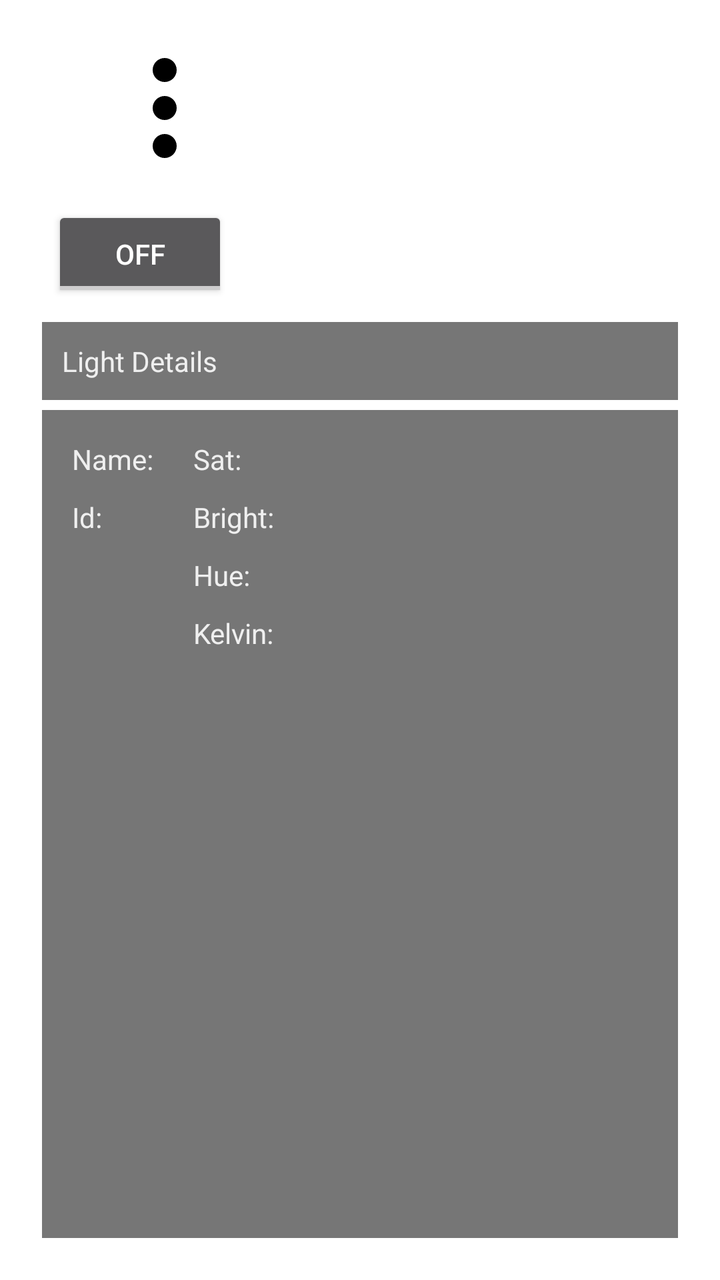
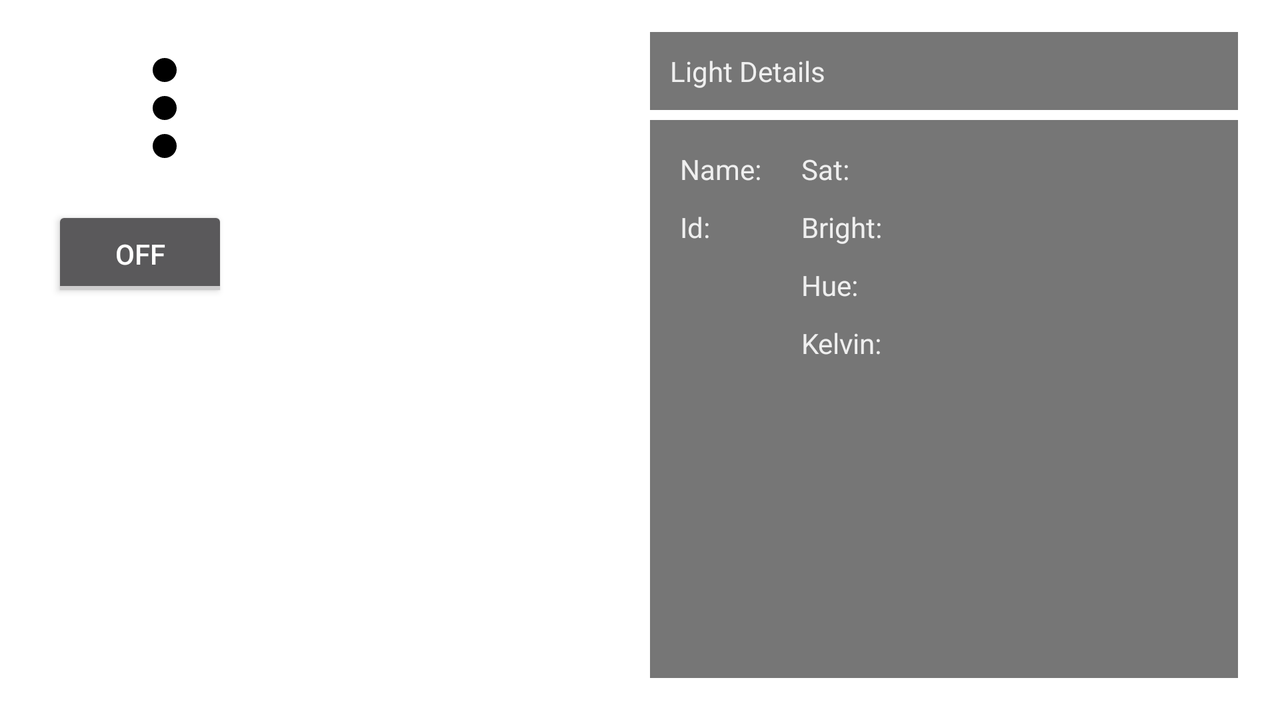

Two renders of one Android screen. The first uses the default layout on a phone; the second uses the alternative layout the repository ships for a different screen configuration, on a matching device. The two XML files are below.
<!-- AndroidManifest.xml: application theme Theme.WifiLight -->
<!-- res/layout/fragment_hsv.xml -->
<RelativeLayout xmlns:android="http://schemas.android.com/apk/res/android"
    xmlns:tools="http://schemas.android.com/tools" android:layout_width="match_parent"
    android:layout_height="match_parent" android:paddingLeft="@dimen/activity_horizontal_margin"
    android:paddingRight="@dimen/activity_horizontal_margin"
    android:paddingTop="@dimen/activity_vertical_margin"
    android:paddingBottom="@dimen/activity_vertical_margin">

    <GridLayout
        android:layout_width="match_parent"
        android:layout_height="wrap_content"
        android:columnCount="@integer/light_sliders_column_count"
        android:rowCount="@integer/light_sliders_row_count"
        android:id="@+id/sliders_layout"
        android:layout_margin="10dp">

        <TextView
            android:layout_width="wrap_content"
            android:layout_height="wrap_content"
            android:textAppearance="?android:attr/textAppearanceSmall"
            android:text="@string/label_light_hue"
            android:id="@+id/hue_label"
            android:layout_row="0"
            android:layout_rowSpan="1"
            android:layout_column="0"
            android:layout_columnSpan="1"
            android:gravity="center_horizontal" />

        <SeekBar
            android:layout_width="match_parent"
            android:layout_height="wrap_content"
            android:id="@+id/hue_seekbar"
            android:layout_row="0"
            android:layout_rowSpan="1"
            android:layout_column="1"
            android:layout_columnSpan="1"
            android:max="360" />

        <TextView
            android:layout_width="wrap_content"
            android:layout_height="wrap_content"
            android:textAppearance="?android:attr/textAppearanceSmall"
            android:text="@string/label_light_saturation"
            android:layout_row="1"
            android:layout_rowSpan="1"
            android:layout_column="0"
            android:layout_columnSpan="1"
            android:id="@+id/saturation_label"
            android:gravity="center_horizontal" />

        <SeekBar
            android:layout_width="match_parent"
            android:layout_height="wrap_content"
            android:id="@+id/saturation_seekbar"
            android:layout_row="1"
            android:layout_rowSpan="1"
            android:layout_column="1"
            android:layout_columnSpan="1"
            android:gravity="center_horizontal"
            android:max="100" />

        <TextView
            android:layout_width="wrap_content"
            android:layout_height="wrap_content"
            android:textAppearance="?android:attr/textAppearanceSmall"
            android:text="@string/label_light_brightness"
            android:layout_row="2"
            android:layout_rowSpan="1"
            android:layout_column="0"
            android:layout_columnSpan="1"
            android:gravity="center_horizontal"
            android:id="@+id/brightness_label" />

        <SeekBar
            android:layout_width="match_parent"
            android:layout_height="wrap_content"
            android:layout_row="2"
            android:layout_rowSpan="1"
            android:layout_column="1"
            android:layout_columnSpan="1"
            android:gravity="center_horizontal"
            android:id="@+id/value_seekbar" />
    </GridLayout>

    <ToggleButton
        android:layout_width="wrap_content"
        android:layout_height="wrap_content"
        android:text="@string/label_light_power"
        android:id="@+id/power_toggle"
        android:layout_margin="10dp"
        android:layout_below="@+id/sliders_layout" />

    <TextView
        android:layout_width="match_parent"
        android:layout_height="wrap_content"
        android:textAppearance="?android:attr/textAppearanceSmall"
        android:text="@string/label_light_details"
        android:id="@+id/light_details_label"
        android:layout_below="@+id/power_toggle"
        android:textColor="@color/light_grey"
        android:background="@color/dark_grey"
        android:layout_marginLeft="5dp"
        android:layout_marginRight="5dp"
        android:padding="10dp"/>

    <GridLayout
        android:layout_width="match_parent"
        android:layout_height="match_parent"
        android:id="@+id/light_details_layout"
        android:columnCount="@integer/light_details_column_count"
        android:rowCount="@integer/light_details_row_count"
        android:layout_below="@+id/light_details_label"
        android:padding="10dp"
        android:layout_margin="5dp"
        android:background="@color/dark_grey">

        <TextView
            android:layout_width="wrap_content"
            android:layout_height="wrap_content"
            android:textAppearance="?android:attr/textAppearanceSmall"
            android:text="@string/label_light_name"
            android:id="@+id/name_label"
            android:textColor="@color/light_grey"
            android:layout_row="0"
            android:layout_rowSpan="1"
            android:layout_column="0"
            android:layout_columnSpan="1"
            android:padding="5dp"  />

        <TextView
            android:layout_width="wrap_content"
            android:layout_height="wrap_content"
            android:textAppearance="?android:attr/textAppearanceSmall"
            android:id="@+id/name_textview"
            android:textColor="@color/light_grey"
            android:layout_row="0"
            android:layout_rowSpan="1"
            android:layout_column="1"
            android:layout_columnSpan="1"
            android:padding="5dp"  />

        <TextView
            android:layout_width="wrap_content"
            android:layout_height="wrap_content"
            android:textAppearance="?android:attr/textAppearanceSmall"
            android:text="@string/label_light_id"
            android:id="@+id/id_label"
            android:textColor="@color/light_grey"
            android:layout_row="1"
            android:layout_rowSpan="1"
            android:layout_column="0"
            android:layout_columnSpan="1"
            android:padding="5dp"  />

        <TextView
            android:layout_width="wrap_content"
            android:layout_height="wrap_content"
            android:textAppearance="?android:attr/textAppearanceSmall"
            android:id="@+id/id_textview"
            android:textColor="@color/light_grey"
            android:layout_row="1"
            android:layout_rowSpan="1"
            android:layout_column="1"
            android:layout_columnSpan="1"
            android:padding="5dp"  />

        <TextView
            android:layout_width="wrap_content"
            android:layout_height="wrap_content"
            android:textAppearance="?android:attr/textAppearanceSmall"
            android:text="@string/label_light_hue"
            android:textColor="@color/light_grey"
            android:layout_row="2"
            android:layout_rowSpan="1"
            android:layout_column="2"
            android:layout_columnSpan="1"
            android:padding="5dp"  />
        
        <TextView
            android:layout_width="wrap_content"
            android:layout_height="wrap_content"
            android:textAppearance="?android:attr/textAppearanceSmall"
            android:id="@+id/hue_textview"
            android:textColor="@color/light_grey"
            android:layout_row="2"
            android:layout_rowSpan="1"
            android:layout_column="3"
            android:layout_columnSpan="1"
            android:padding="5dp"  />

        <TextView
            android:layout_width="wrap_content"
            android:layout_height="wrap_content"
            android:textAppearance="?android:attr/textAppearanceSmall"
            android:text="@string/label_light_saturation"
            android:textColor="@color/light_grey"
            android:layout_row="0"
            android:layout_rowSpan="1"
            android:layout_column="2"
            android:layout_columnSpan="1"
            android:padding="5dp"  />

        <TextView
            android:layout_width="wrap_content"
            android:layout_height="wrap_content"
            android:textAppearance="?android:attr/textAppearanceSmall"
            android:id="@+id/saturation_textview"
            android:textColor="@color/light_grey"
            android:layout_row="0"
            android:layout_rowSpan="1"
            android:layout_column="3"
            android:layout_columnSpan="1"
            android:padding="5dp" />

        <TextView
            android:layout_width="wrap_content"
            android:layout_height="wrap_content"
            android:textAppearance="?android:attr/textAppearanceSmall"
            android:text="@string/label_light_brightness"
            android:textColor="@color/light_grey"
            android:layout_row="1"
            android:layout_rowSpan="1"
            android:layout_column="2"
            android:layout_columnSpan="1"
            android:padding="5dp" />

        <TextView
            android:layout_width="wrap_content"
            android:layout_height="wrap_content"
            android:textAppearance="?android:attr/textAppearanceSmall"
            android:id="@+id/brightness_textview"
            android:textColor="@color/light_grey"
            android:layout_row="2"
            android:layout_rowSpan="1"
            android:layout_column="3"
            android:layout_columnSpan="1"
            android:padding="5dp" />

        <TextView
            android:layout_width="wrap_content"
            android:layout_height="wrap_content"
            android:textAppearance="?android:attr/textAppearanceSmall"
            android:text="@string/label_light_kelvin"
            android:textColor="@color/light_grey"
            android:id="@+id/kelvin_label"
            android:layout_row="3"
            android:layout_rowSpan="1"
            android:layout_column="2"
            android:layout_columnSpan="3"
            android:padding="5dp"  />

        <TextView
            android:layout_width="wrap_content"
            android:layout_height="wrap_content"
            android:textAppearance="?android:attr/textAppearanceSmall"
            android:id="@+id/kelvin_textview"
            android:textColor="@color/light_grey"
            android:layout_row="5"
            android:layout_rowSpan="1"
            android:layout_column="3"
            android:layout_columnSpan="1"
            android:padding="5dp"  />
    </GridLayout>
</RelativeLayout>
<!-- resources referenced by this layout -->
<resources>
  <color name="dark_grey">#767676</color>
  <color name="light_grey">#EFEFEF</color>
  <dimen name="activity_horizontal_margin">16dp</dimen>
  <dimen name="activity_vertical_margin">16dp</dimen>
  <integer name="light_details_column_count">5</integer>
  <integer name="light_details_row_count">6</integer>
  <integer name="light_sliders_column_count">2</integer>
  <integer name="light_sliders_row_count">4</integer>
  <string name="label_light_brightness">Bright:</string>
  <string name="label_light_details">Light Details</string>
  <string name="label_light_hue">Hue:</string>
  <string name="label_light_id">Id:</string>
  <string name="label_light_kelvin">Kelvin:</string>
  <string name="label_light_name">Name:</string>
  <string name="label_light_power">Power</string>
  <string name="label_light_saturation">Sat:</string>
  <style name="Theme.WifiLight" parent="Theme.AppCompat.NoActionBar">
          <item name="android:windowBackground">@color/background</item>
          <item name="actionBarStyle">@style/Theme.WifiLight.ActionBar</item>
  
          <item name="colorPrimary">@color/primary</item>
          <item name="colorPrimaryDark">@color/primary_dark</item>
          <item name="colorAccent">@color/primary_accent</item>
  
      
      </style>
  <style name="Theme.WifiLight.ActionBar" parent="ThemeOverlay.AppCompat.ActionBar">
          <item name="android:minHeight">?attr/actionBarSize</item>
          <item name="android:background">@color/primary</item>
      </style>
</resources>
<!-- res/layout-land/fragment_hsv.xml (the repository's variant of the layout above) -->
<!-- drawn on the phone turned sideways -->
<LinearLayout xmlns:android="http://schemas.android.com/apk/res/android"
    xmlns:tools="http://schemas.android.com/tools"
    android:layout_width="match_parent"
    android:layout_height="match_parent"
    android:paddingLeft="@dimen/activity_horizontal_margin"
    android:paddingRight="@dimen/activity_horizontal_margin"
    android:paddingTop="@dimen/activity_vertical_margin"
    android:paddingBottom="@dimen/activity_vertical_margin"
    android:orientation="horizontal">

    <RelativeLayout
        android:layout_width="match_parent"
        android:layout_height="match_parent"
        android:orientation="vertical"
        android:layout_weight="1">

        <GridLayout
            android:layout_width="match_parent"
            android:layout_height="wrap_content"
            android:columnCount="@integer/light_sliders_column_count"
            android:rowCount="@integer/light_sliders_row_count"
            android:id="@+id/sliders_layout"
            android:layout_margin="10dp">

            <TextView
                android:layout_width="wrap_content"
                android:layout_height="wrap_content"
                android:textAppearance="?android:attr/textAppearanceSmall"
                android:text="@string/label_light_hue"
                android:id="@+id/hue_label"
                android:layout_row="0"
                android:layout_rowSpan="1"
                android:layout_column="0"
                android:layout_columnSpan="1"
                android:gravity="center_horizontal" />

            <SeekBar
                android:layout_width="match_parent"
                android:layout_height="wrap_content"
                android:id="@+id/hue_seekbar"
                android:layout_row="0"
                android:layout_rowSpan="1"
                android:layout_column="1"
                android:layout_columnSpan="1"
                android:max="360" />

            <TextView
                android:layout_width="wrap_content"
                android:layout_height="wrap_content"
                android:textAppearance="?android:attr/textAppearanceSmall"
                android:text="@string/label_light_saturation"
                android:layout_row="1"
                android:layout_rowSpan="1"
                android:layout_column="0"
                android:layout_columnSpan="1"
                android:id="@+id/saturation_label"
                android:gravity="center_horizontal" />

            <SeekBar
                android:layout_width="match_parent"
                android:layout_height="wrap_content"
                android:id="@+id/saturation_seekbar"
                android:layout_row="1"
                android:layout_rowSpan="1"
                android:layout_column="1"
                android:layout_columnSpan="1"
                android:gravity="center_horizontal"
                android:max="100" />

            <TextView
                android:layout_width="wrap_content"
                android:layout_height="wrap_content"
                android:textAppearance="?android:attr/textAppearanceSmall"
                android:text="@string/label_light_brightness"
                android:layout_row="2"
                android:layout_rowSpan="1"
                android:layout_column="0"
                android:layout_columnSpan="1"
                android:gravity="center_horizontal"
                android:id="@+id/brightness_label" />

            <SeekBar
                android:layout_width="match_parent"
                android:layout_height="wrap_content"
                android:layout_row="2"
                android:layout_rowSpan="1"
                android:layout_column="1"
                android:layout_columnSpan="1"
                android:gravity="center_horizontal"
                android:id="@+id/value_seekbar" />
        </GridLayout>

            <ToggleButton
                android:layout_width="wrap_content"
                android:layout_height="wrap_content"
                android:text="@string/label_light_power"
                android:id="@+id/power_toggle"
                android:layout_margin="10dp"
                android:layout_below="@+id/sliders_layout" />

    </RelativeLayout>

    <RelativeLayout
        android:layout_width="match_parent"
        android:layout_height="match_parent"
        android:orientation="vertical"
        android:layout_weight="1">

        <TextView
            android:layout_width="match_parent"
            android:layout_height="wrap_content"
            android:textAppearance="?android:attr/textAppearanceSmall"
            android:text="@string/label_light_details"
            android:id="@+id/light_details_label"
            android:textColor="@color/light_grey"
            android:background="@color/dark_grey"
            android:layout_marginLeft="5dp"
            android:layout_marginRight="5dp"
            android:padding="10dp"/>

        <GridLayout
            android:layout_width="match_parent"
            android:layout_height="match_parent"
            android:id="@+id/light_details_layout"
            android:columnCount="@integer/light_details_column_count"
            android:rowCount="@integer/light_details_row_count"
            android:layout_below="@+id/light_details_label"
            android:padding="10dp"
            android:layout_margin="5dp"
            android:background="@color/dark_grey">

            <TextView
                android:layout_width="wrap_content"
                android:layout_height="wrap_content"
                android:textAppearance="?android:attr/textAppearanceSmall"
                android:text="@string/label_light_name"
                android:id="@+id/name_label"
                android:textColor="@color/light_grey"
                android:layout_row="0"
                android:layout_rowSpan="1"
                android:layout_column="0"
                android:layout_columnSpan="1"
                android:padding="5dp"  />

            <TextView
                android:layout_width="wrap_content"
                android:layout_height="wrap_content"
                android:textAppearance="?android:attr/textAppearanceSmall"
                android:id="@+id/name_textview"
                android:textColor="@color/light_grey"
                android:layout_row="0"
                android:layout_rowSpan="1"
                android:layout_column="1"
                android:layout_columnSpan="1"
                android:padding="5dp"  />

            <TextView
                android:layout_width="wrap_content"
                android:layout_height="wrap_content"
                android:textAppearance="?android:attr/textAppearanceSmall"
                android:text="@string/label_light_id"
                android:id="@+id/id_label"
                android:textColor="@color/light_grey"
                android:layout_row="1"
                android:layout_rowSpan="1"
                android:layout_column="0"
                android:layout_columnSpan="1"
                android:padding="5dp"  />

            <TextView
                android:layout_width="wrap_content"
                android:layout_height="wrap_content"
                android:textAppearance="?android:attr/textAppearanceSmall"
                android:id="@+id/id_textview"
                android:textColor="@color/light_grey"
                android:layout_row="1"
                android:layout_rowSpan="1"
                android:layout_column="1"
                android:layout_columnSpan="1"
                android:padding="5dp"  />

            <TextView
                android:layout_width="wrap_content"
                android:layout_height="wrap_content"
                android:textAppearance="?android:attr/textAppearanceSmall"
                android:text="@string/label_light_hue"
                android:textColor="@color/light_grey"
                android:layout_row="2"
                android:layout_rowSpan="1"
                android:layout_column="2"
                android:layout_columnSpan="1"
                android:padding="5dp"  />

            <TextView
                android:layout_width="wrap_content"
                android:layout_height="wrap_content"
                android:textAppearance="?android:attr/textAppearanceSmall"
                android:id="@+id/hue_textview"
                android:textColor="@color/light_grey"
                android:layout_row="2"
                android:layout_rowSpan="1"
                android:layout_column="3"
                android:layout_columnSpan="1"
                android:padding="5dp"  />

            <TextView
                android:layout_width="wrap_content"
                android:layout_height="wrap_content"
                android:textAppearance="?android:attr/textAppearanceSmall"
                android:text="@string/label_light_saturation"
                android:textColor="@color/light_grey"
                android:layout_row="0"
                android:layout_rowSpan="1"
                android:layout_column="2"
                android:layout_columnSpan="1"
                android:padding="5dp"  />

            <TextView
                android:layout_width="wrap_content"
                android:layout_height="wrap_content"
                android:textAppearance="?android:attr/textAppearanceSmall"
                android:id="@+id/saturation_textview"
                android:textColor="@color/light_grey"
                android:layout_row="0"
                android:layout_rowSpan="1"
                android:layout_column="3"
                android:layout_columnSpan="1"
                android:padding="5dp" />

            <TextView
                android:layout_width="wrap_content"
                android:layout_height="wrap_content"
                android:textAppearance="?android:attr/textAppearanceSmall"
                android:text="@string/label_light_brightness"
                android:textColor="@color/light_grey"
                android:layout_row="1"
                android:layout_rowSpan="1"
                android:layout_column="2"
                android:layout_columnSpan="1"
                android:padding="5dp" />

            <TextView
                android:layout_width="wrap_content"
                android:layout_height="wrap_content"
                android:textAppearance="?android:attr/textAppearanceSmall"
                android:id="@+id/brightness_textview"
                android:textColor="@color/light_grey"
                android:layout_row="2"
                android:layout_rowSpan="1"
                android:layout_column="3"
                android:layout_columnSpan="1"
                android:padding="5dp" />

            <TextView
                android:layout_width="wrap_content"
                android:layout_height="wrap_content"
                android:textAppearance="?android:attr/textAppearanceSmall"
                android:text="@string/label_light_kelvin"
                android:textColor="@color/light_grey"
                android:id="@+id/kelvin_label"
                android:layout_row="3"
                android:layout_rowSpan="1"
                android:layout_column="2"
                android:layout_columnSpan="3"
                android:padding="5dp"  />

            <TextView
                android:layout_width="wrap_content"
                android:layout_height="wrap_content"
                android:textAppearance="?android:attr/textAppearanceSmall"
                android:id="@+id/kelvin_textview"
                android:textColor="@color/light_grey"
                android:layout_row="5"
                android:layout_rowSpan="1"
                android:layout_column="3"
                android:layout_columnSpan="1"
                android:padding="5dp"  />
        </GridLayout>
    </RelativeLayout>
</LinearLayout>
